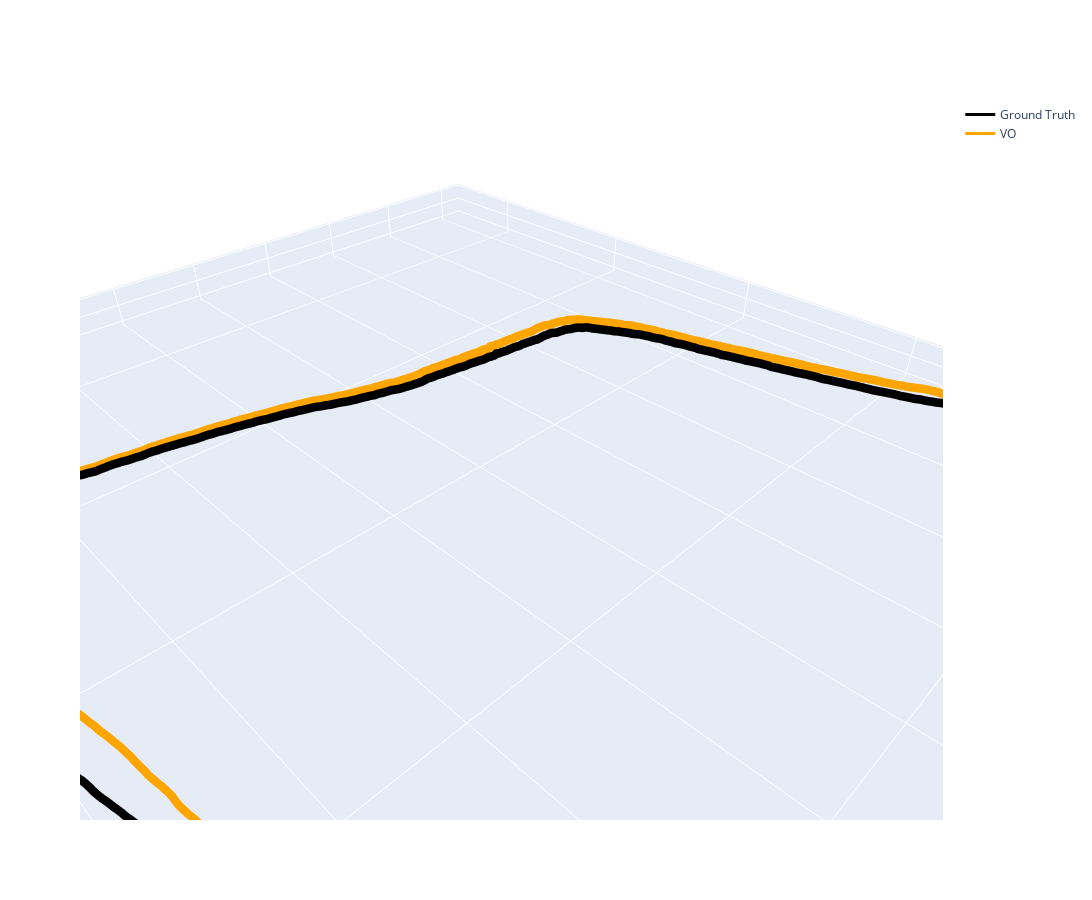

The code cell stored with this chart in its notebook:
### Code cell
fig = plot_poses(poses, color="black", no_axes=True, name="Ground Truth")
fig = plot_poses(vo_poses, fig=fig, color="orange", no_axes=True, name="VO")
fig.show()

### Figure 1 — Plotly figure (JSON) as saved in the notebook; plotly's stock layout.template omitted (floating-point values rounded to 4 significant figures; data arrays with more than 128 entries replaced by an {"elided": "..."} marker saying what was removed)
{"data": [{"hovertext": {"elided": "2699 float values"}, "line": {"color": "black", "width": 3}, "marker": {"color": "black", "size": 3}, "mode": "markers+lines", "name": "Ground Truth", "type": "scatter3d", "x": {"elided": "2699 float values"}, "y": {"elided": "2699 float values"}, "z": {"elided": "2699 float values"}}, {"hovertext": {"elided": "2698 float values"}, "line": {"color": "orange", "width": 3}, "marker": {"color": "orange", "size": 3}, "mode": "markers+lines", "name": "VO", "type": "scatter3d", "x": {"elided": "2698 float values"}, "y": {"elided": "2698 float values"}, "z": {"elided": "2698 float values"}}], "layout": {"height": 900, "scene": {"aspectmode": "data"}, "width": 1600}}
